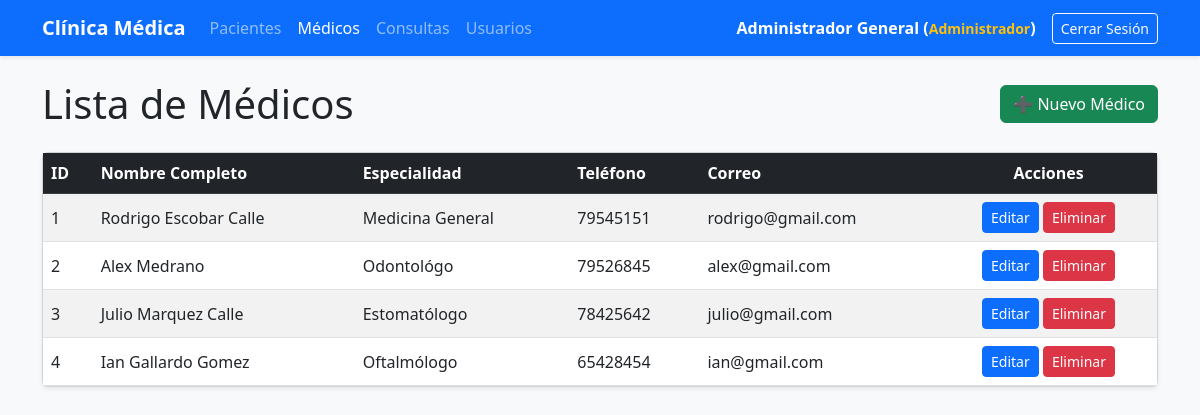
Screenshot of /medicos/ (signed in) with the database file from the repository.
### models/medico_model.py (models this page shows, shortened)
class Medico(db.Model):
    __tablename__ = "medicos"
    id = db.Column(db.Integer, primary_key=True)
    nombre = db.Column(db.String(100), nullable=False)
    especialidad = db.Column(db.String(100))
    telefono = db.Column(db.String(20))
    correo = db.Column(db.String(80))
    consultas = db.relationship('Consulta', back_populates='medico')
    @staticmethod
    def get_all():
        return Medico.query.all()

### controllers/medico_controller.py (the view)
@medico_bp.route("/")
def index():
    medicos = Medico.get_all()
    return medico_view.list(medicos)

### run.py (called while the page is built)
@app.before_request
def restringir_acceso():
    if request.endpoint and 'usuario.login' not in request.endpoint and 'static' not in request.endpoint:
        if 'usuario_id' not in session:
            return redirect(url_for('usuario.login'))

@app.context_processor
def inject_active_path():
    def is_active(path):
        return 'active' if request.path == path else ''
    return(dict(is_active = is_active))

### views/medico_view.py (called while the page is built)
def list(medicos):
    return render_template("medicos/index.html",medicos=medicos)

### templates/medicos/index.html (shortened to what this page needs)
{% extends 'base.html' %}
{% block content %}
    <div class="d-flex justify-content-between align-items-center mb-4">
        <h1 class="m-0">Lista de Médicos</h1>
        <a href="{{ url_for('medico.create') }}" class="btn btn-success">➕ Nuevo Médico</a>
    </div>
    <div class="card shadow-sm">
        <div class="card-body p-0">
            <table class="table table-striped table-hover m-0">
                <thead class="table-dark">
                    <tr>
                        <th>ID</th>
                        <th>Nombre Completo</th>
                        <th>Especialidad</th>
                        <th>Teléfono</th>
                        <th>Correo</th>
                        <th class="text-center">Acciones</th>
                    </tr>
                </thead>
                <tbody>
                {% for item in medicos %}
                    <tr>
                        <td class="align-middle">{{ item.id }}</td>
                        <td class="align-middle">{{ item.nombre }}</td>
                        <td class="align-middle">{{ item.especialidad }}</td>
                        <td class="align-middle">{{ item.telefono }}</td>
                        <td class="align-middle">{{ item.correo }}</td>
                        <td class="text-center align-middle">
                            <a href="{{ url_for('medico.edit', id=item.id) }}" class="btn btn-primary btn-sm">Editar</a>
                            <a href="{{ url_for('medico.delete', id=item.id) }}" class="btn btn-danger btn-sm" onclick="return confirm('¿Estás seguro de eliminar este registro médico?');">Eliminar</a>
                        </td>
                    </tr>
                {% endfor %}
                </tbody>
            </table>
        </div>
    </div>
{% endblock %}

### rows the page displays
Medico: id "1", nombre "Rodrigo Escobar Calle", especialidad "Medicina General", telefono "79545151", correo "rodrigo@gmail.com"
Medico: id "2", nombre "Alex Medrano", especialidad "Odontológo", telefono "79526845", correo "alex@gmail.com"
Medico: id "3", nombre "Julio Marquez Calle", especialidad "Estomatólogo", telefono "78425642", correo "julio@gmail.com"
Medico: id "4", nombre "Ian Gallardo Gomez", especialidad "Oftalmólogo", telefono "65428454", correo "ian@gmail.com"

### other values shown
{{ session.get('usuario_nombre') }} "Administrador General"
{{ session.get('usuario_rol') }} "Administrador"
